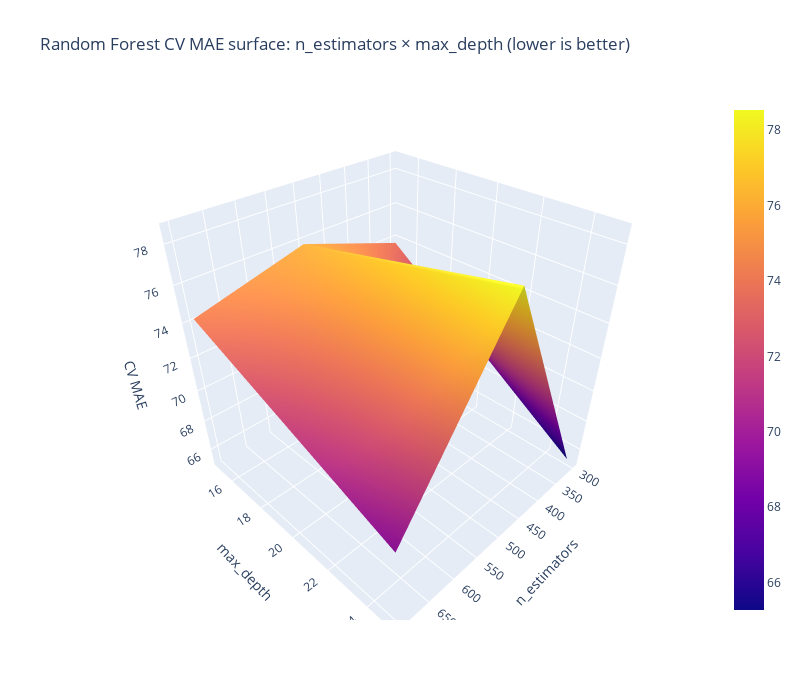

The code cell stored with this chart in its notebook:
### Code cell
fig = go.Figure(data=[go.Surface(z=z, x=x, y=y_vals)])

fig.update_layout(
    title="Random Forest CV MAE surface: n_estimators × max_depth (lower is better)",
    scene=dict(
        xaxis_title="n_estimators",
        yaxis_title="max_depth",
        zaxis_title="CV MAE",
    ),
    width=800,
    height=700,
)

fig.show()

### Figure 1 — Plotly figure (JSON) as saved in the notebook; plotly's stock layout.template omitted (floating-point values rounded to 4 significant figures)
{"data": [{"type": "surface", "x": [300, 500, 700], "y": [15, 25], "z": [[73.75, 75.84, 74.23], [65.28, 78.54, 69.4]]}], "layout": {"height": 700, "scene": {"xaxis": {"title": {"text": "n_estimators"}}, "yaxis": {"title": {"text": "max_depth"}}, "zaxis": {"title": {"text": "CV MAE"}}}, "title": {"text": "Random Forest CV MAE surface: n_estimators × max_depth (lower is better)"}, "width": 800}}
